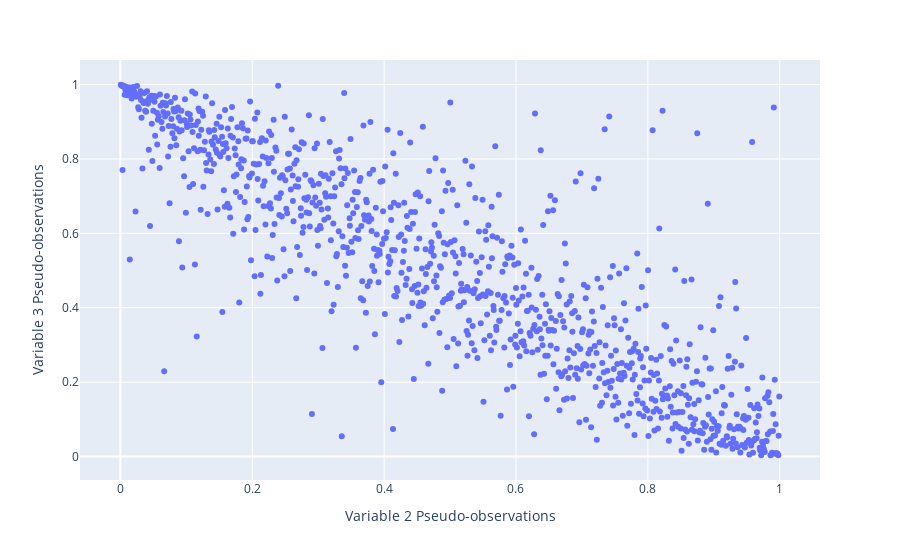

The notebook cell this image was saved under:
### Code cell
px.scatter(
    x=cop_sims[:, 1],
    y=cop_sims[:, 2],
    labels={
        "x": "Variable 2 Pseudo-observations",
        "y": "Variable 3 Pseudo-observations"
    }
)

### Figure 1 — Plotly figure (JSON) as saved in the notebook; plotly's stock layout.template omitted (floating-point values rounded to 4 significant figures; data arrays with more than 128 entries replaced by an {"elided": "..."} marker saying what was removed)
{"data": [{"hovertemplate": "Variable 2 Pseudo-observations=%{x}<br>Variable 3 Pseudo-observations=%{y}<extra></extra>", "legendgroup": "", "marker": {"color": "#636efa", "symbol": "circle"}, "mode": "markers", "name": "", "orientation": "v", "showlegend": false, "type": "scatter", "x": {"elided": "1000 float values"}, "xaxis": "x", "y": {"elided": "1000 float values"}, "yaxis": "y"}], "layout": {"legend": {"tracegroupgap": 0}, "margin": {"t": 60}, "xaxis": {"anchor": "y", "domain": [0, 1], "title": {"text": "Variable 2 Pseudo-observations"}}, "yaxis": {"anchor": "x", "domain": [0, 1], "title": {"text": "Variable 3 Pseudo-observations"}}}}
